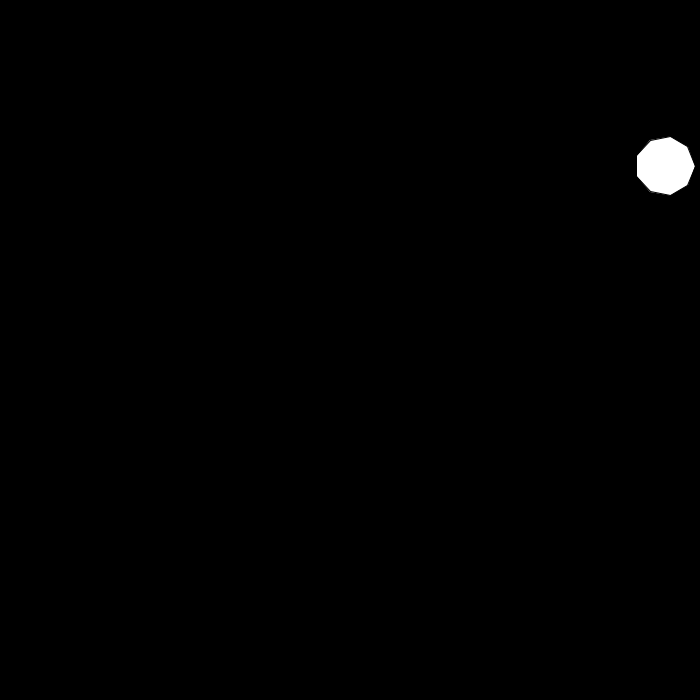
Frame 1 (no input)
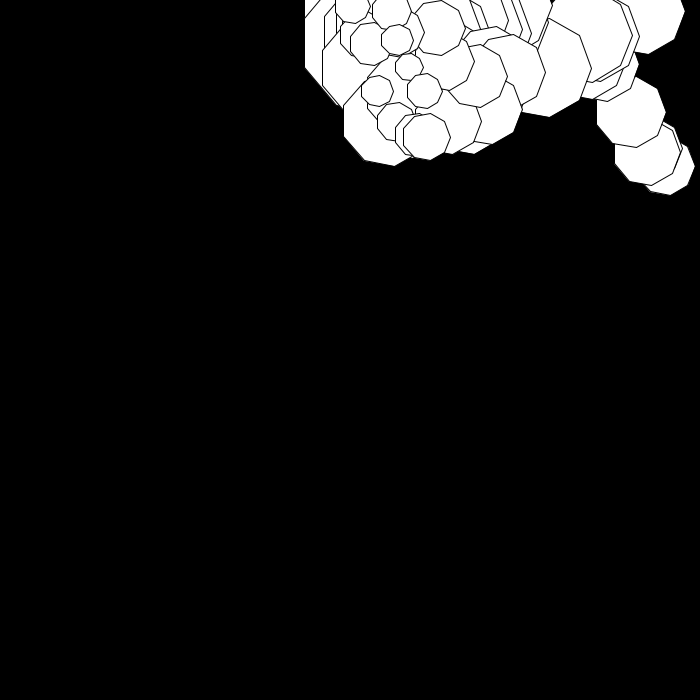
Frame 60 (the mouse pressed at the canvas centre just before this capture)
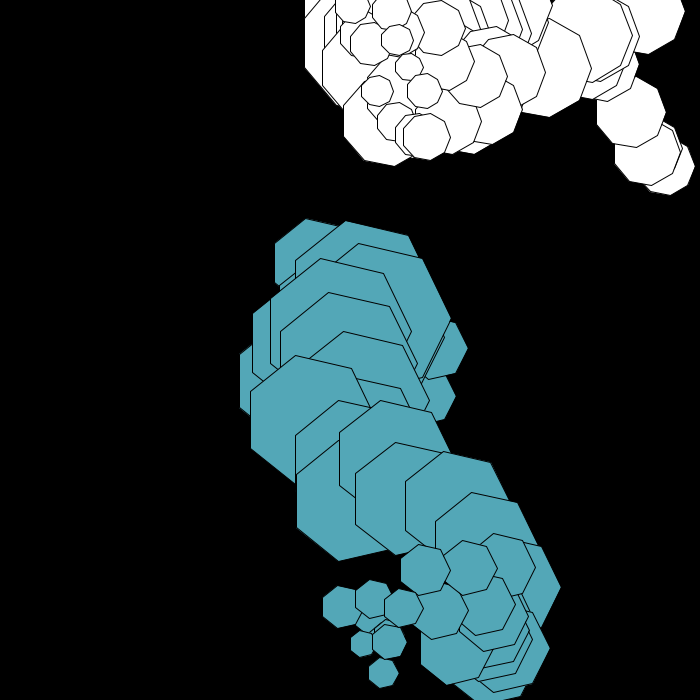
Frame 120 (the mouse held since frame 60 and released just before this capture)

The Processing sketch that drew these frames (run headless with seeded random() and noise(); from frame 60 on, the mouse is pressed at the canvas centre):

// Processing sketch: processing_51897
// ── processing_51897.pde

//Steve Smith HW1
//polygon function written based on http://processing.org/learning/anatomy/

int valueR = 255;
int valueB = 255;
int valueG = 255;
int posY;
int posX;
int sideLength;
int numSides;
int maxSize = 75;
int minSize = 15;
boolean grow = true;

void setup() {
  size(700, 700);
  smooth();
  numSides = int(random(2,13)); //selects random shape
  sideLength = int(random(minSize, maxSize)); //selects side length
  background(0); //sets background color 
  posX = int(random(0,700));
  posY = int(random(0,700));
}


void draw() {
  
  fill(valueR, valueG, valueB);
  polygon(numSides, posX, posY, sideLength);
  
  if(grow == true){
    sideLength = sideLength + 2;
    if(sideLength >= maxSize){
      grow = false;
    }
  }else if(grow == false){
    sideLength = sideLength - 2;
    if(sideLength <= minSize){
      grow = true;
    }
  }else {//do nothing
  }

  int changeX = int(random(-50, 50));
  int changeY = int(random(-50, 50)); 
  
  posX = posX + changeX;
  if(posX < 0){
    posX = posX + 50;
  }else if(posX > (695)){
    posX = posX - 50;
  }else{//do nothing
  }
  
  posY = posY + changeY;
  if(posY < 0){
    posY = posY + 50;
  }else if(posY > (695)){
    posY = posY - 50;
  }else{//do nothing
  }
  delay(250);  
  
}

void mousePressed() {
  valueR = int(random(255));
  valueB = int(random(255));
  valueG = int(random(255));
  posX = mouseX;
  posY = mouseY;
  numSides  = int(random(2,13));
}

void polygon(int numSides, int posX, int posY, int sideLength){
  float angle = 360.0 / numSides;
  
  beginShape();
  for (int i = 0; i < numSides; i++){
    vertex(posX + sideLength * cos (radians(angle * i)), 
           posY + sideLength * sin (radians(angle * i)));
  }
  endShape(CLOSE);
}
